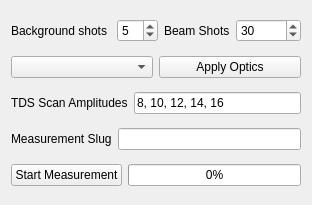
<?xml version="1.0" encoding="UTF-8"?>
<ui version="4.0">
 <class>Form</class>
 <widget class="QWidget" name="Form">
  <property name="geometry">
   <rect>
    <x>0</x>
    <y>0</y>
    <width>312</width>
    <height>205</height>
   </rect>
  </property>
  <property name="windowTitle">
   <string>Form</string>
  </property>
  <layout class="QVBoxLayout" name="verticalLayout">
   <item>
    <layout class="QHBoxLayout" name="horizontalLayout_7">
     <item>
      <layout class="QHBoxLayout" name="horizontalLayout_4">
       <item>
        <widget class="QLabel" name="background_shots_label">
         <property name="text">
          <string>Background shots </string>
         </property>
        </widget>
       </item>
       <item>
        <widget class="QSpinBox" name="bg_shots_spinner">
         <property name="value">
          <number>5</number>
         </property>
        </widget>
       </item>
      </layout>
     </item>
     <item>
      <layout class="QHBoxLayout" name="horizontalLayout_5">
       <item>
        <widget class="QLabel" name="beam_shots_label">
         <property name="text">
          <string>Beam Shots</string>
         </property>
        </widget>
       </item>
       <item>
        <widget class="QSpinBox" name="beam_shots_spinner">
         <property name="value">
          <number>30</number>
         </property>
        </widget>
       </item>
      </layout>
     </item>
    </layout>
   </item>
   <item>
    <layout class="QHBoxLayout" name="horizontalLayout_2">
     <item>
      <widget class="QComboBox" name="dispersion_setpoint_combo_box"/>
     </item>
     <item>
      <widget class="QPushButton" name="pushButton">
       <property name="text">
        <string>Apply Optics</string>
       </property>
      </widget>
     </item>
    </layout>
   </item>
   <item>
    <layout class="QHBoxLayout" name="horizontalLayout">
     <item>
      <widget class="QLabel" name="label_2">
       <property name="text">
        <string>TDS Scan Amplitudes</string>
       </property>
      </widget>
     </item>
     <item>
      <widget class="QLineEdit" name="tds_amplitudes">
       <property name="text">
        <string>8, 10, 12, 14, 16</string>
       </property>
      </widget>
     </item>
    </layout>
   </item>
   <item>
    <layout class="QHBoxLayout" name="horizontalLayout_6">
     <item>
      <widget class="QLabel" name="measurement_name_label">
       <property name="text">
        <string>Measurement Slug</string>
       </property>
      </widget>
     </item>
     <item>
      <widget class="QLineEdit" name="lineEdit">
       <property name="text">
        <string/>
       </property>
       <property name="clearButtonEnabled">
        <bool>false</bool>
       </property>
      </widget>
     </item>
    </layout>
   </item>
   <item>
    <layout class="QHBoxLayout" name="horizontalLayout_3">
     <item>
      <widget class="QPushButton" name="start_measurement_button">
       <property name="text">
        <string>Start Measurement</string>
       </property>
       <property name="checkable">
        <bool>false</bool>
       </property>
       <property name="autoDefault">
        <bool>false</bool>
       </property>
       <property name="default">
        <bool>false</bool>
       </property>
       <property name="flat">
        <bool>false</bool>
       </property>
      </widget>
     </item>
     <item>
      <widget class="QProgressBar" name="measurement_progress_bar">
       <property name="value">
        <number>0</number>
       </property>
       <property name="invertedAppearance">
        <bool>false</bool>
       </property>
      </widget>
     </item>
    </layout>
   </item>
  </layout>
 </widget>
 <resources/>
 <connections/>
</ui>
